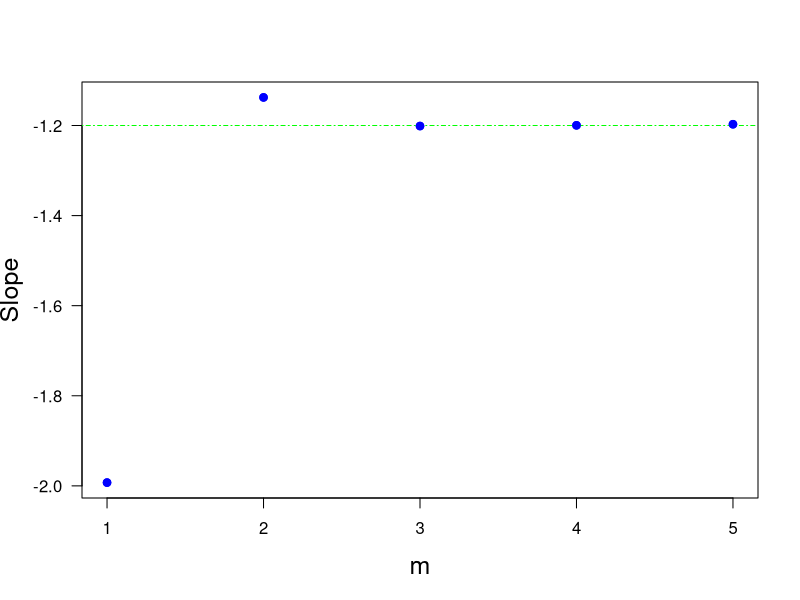

The R script that drew this image:
print('file: SolutionOLSasymNoise.R')
# EXERCISE & SOLUTION: Ordinary least squares with non-normal asymmetric noise
# ---------------------------------------------------
# (I) Construct asymmetric PDF with mean 0 for noise:
# 2 half uniform PDFs: PDF = b = 2/3 for 0 <= x <= 1; PDF = a = 1/6 for -2 <= x <= 0
# How to sample from this PDF? (1) random choise beween positive & negative branch
# (2) approriate uniform PDF either positive or negative branch
a = 1/6; b = 2/3; sigmasq = 2/3
beta0 = 8; beta1 = -1.2 # true intercept & slope
csigma = 2; print(c(round(csigma,4),'csigma'))
sigma = csigma*sqrt(sigmasq); print(c(round(sigma,4),'sigma')) # true standard deviation of noise
set.seed(1953)
mMax = 5
mArr = 1:mMax
SL = numeric(mMax); IC = numeric(mMax)
print(' ---------------------------------------------------')
print('(II) Generate noise')
for(m in 1:mMax) {
  print(c(m,'m'))
  n = 10^m    # sample size
  rArr = numeric(n)
  for(i in 1:n) {r1 = sample(c(0,1,2),1,replace=TRUE); 
  if (r1==0) {rArr[i] = runif(1,-2,0)} else rArr[i] = runif(1,0,1)}
  x = round(sort(runif(n,min=1,max=5)),2)
  xExact = seq(1,5,0.1)
  yExact = beta0+beta1*xExact
  y = beta0+beta1*x+csigma*rArr
  out1 = lm(y~x)
  IC[m] = out1$coefficients[1]
  SL[m] = out1$coefficients[2]
}
sflag = 1
if (sflag == 1) {
  # png('Gauss-MarkovSlope200925.png',width=16,height=16,units='cm',res=300)
  plot(mArr,SL,type='p',lwd=4,col='blue',xlab='m',ylab='Slope',las=1,cex=0.6,cex.lab=1.5)
  abline(h=beta1,col='green',lty=4)
  points(mArr,SL,lwd=4,col='blue',cex=0.6)
  # dev.off()
}
if (sflag == 2) {
  # png('Gauss-MarkovIntercept200925.png',width=16,height=16,units='cm',res=300)
  plot(mArr,IC,type='p',lwd=4,col='blue',xlab='m',ylab='Intercept',las=1,cex=0.6,cex.lab=1.5)
  abline(h=beta0,col='green',lty=4)
  points(mArr,IC,lwd=4,col='blue',cex=0.6)
  # dev.off()
}